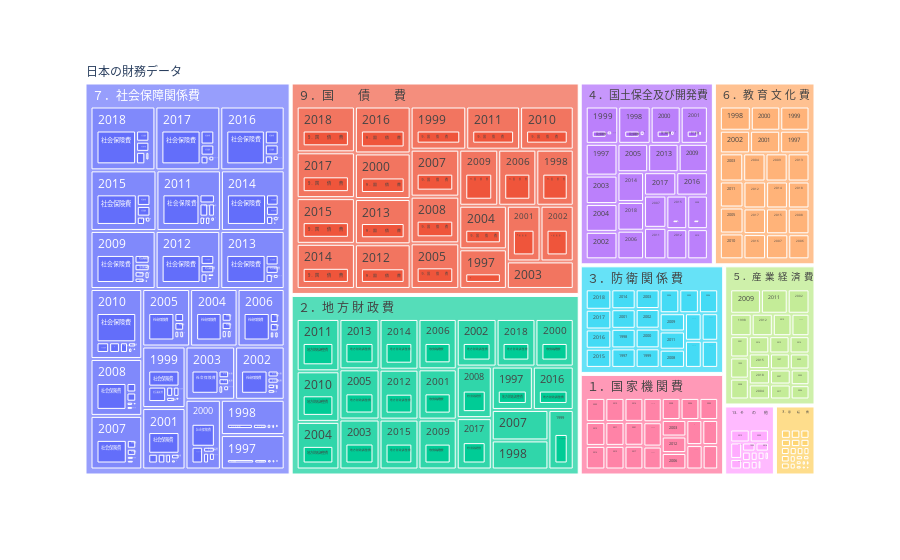

The notebook cell this image was saved under:
### Code cell
zaisei_melt['board'] = '日本の財務データ'
px.treemap(zaisei_melt, path=['board', 'main_title', 'variable', 'title'], values='value')

### Figure 1 — Plotly figure (JSON) as saved in the notebook; plotly's stock layout.template omitted (floating-point values rounded to 4 significant figures; data arrays with more than 128 entries replaced by an {"elided": "..."} marker saying what was removed)
{"data": [{"branchvalues": "total", "domain": {"x": [0, 1], "y": [0, 1]}, "hovertemplate": "labels=%{label}<br>value=%{value}<br>parent=%{parent}<br>id=%{id}<extra></extra>", "ids": {"elided": "1291 str values"}, "labels": {"elided": "1291 str values"}, "name": "", "parents": {"elided": "1291 str values"}, "type": "treemap", "values": {"elided": "1291 int values"}}], "layout": {"autosize": true, "legend": {"tracegroupgap": 0}, "margin": {"t": 60}}}
